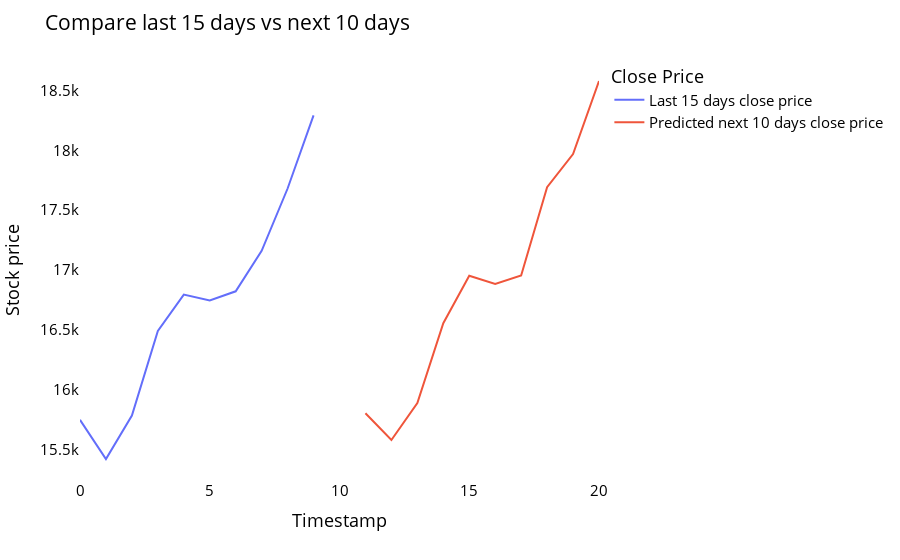

Source (notebook cell):
### Code cell
import copy

temp_mat = np.empty((len(last_days)+pred_days+1,1))
temp_mat[:] = np.nan
temp_mat = temp_mat.reshape(1,-1).tolist()[0]

last_original_days_value = copy.deepcopy(temp_mat)
next_predicted_days_value = copy.deepcopy(temp_mat)

last_original_days_value[0:time_step+1] = scaler.inverse_transform(closedf[len(closedf)-time_step:]).reshape(1,-1).tolist()[0]
next_predicted_days_value[time_step+1:] = scaler.inverse_transform(np.array(lst_output).reshape(-1,1)).reshape(1,-1).tolist()[0]
last_original_days_value.append(None)
names = cycle(['Last 15 days close price','Predicted next 10 days close price'])

new_pred_plot = pd.DataFrame({
    'last_original_days_value':last_original_days_value,
    'next_predicted_days_value':next_predicted_days_value
})

fig = px.line(new_pred_plot,x=new_pred_plot.index, y=[new_pred_plot['last_original_days_value'],
                                                      new_pred_plot['next_predicted_days_value']],
              labels={'value': 'Stock price','index': 'Timestamp'})
fig.update_layout(title_text='Compare last 15 days vs next 10 days',
                  plot_bgcolor='white', font_size=15, font_color='black',legend_title_text='Close Price')
fig.for_each_trace(lambda t:  t.update(name = next(names)))

fig.update_xaxes(showgrid=False)
fig.update_yaxes(showgrid=False)
fig.show()

### Figure 1 — Plotly figure (JSON) as saved in the notebook; plotly's stock layout.template omitted (floating-point values rounded to 4 significant figures)
{"data": [{"hovertemplate": "variable=last_original_days_value<br>Timestamp=%{x}<br>Stock price=%{y}<extra></extra>", "legendgroup": "last_original_days_value", "line": {"color": "#636efa", "dash": "solid"}, "marker": {"symbol": "circle"}, "mode": "lines", "name": "Last 15 days close price", "orientation": "v", "showlegend": true, "type": "scatter", "x": [0, 1, 2, 3, 4, 5, 6, 7, 8, 9, 10, 11, 12, 13, 14, 15, 16, 17, 18, 19, 20], "xaxis": "x", "y": [15750.0, 15430.0, 15790.0, 16490.0, 16800.0, 16750.0, 16820.0, 17160.0, 17680.0, 18290.0, null, null, null, null, null, null, null, null, null, null, null], "yaxis": "y"}, {"hovertemplate": "variable=next_predicted_days_value<br>Timestamp=%{x}<br>Stock price=%{y}<extra></extra>", "legendgroup": "next_predicted_days_value", "line": {"color": "#EF553B", "dash": "solid"}, "marker": {"symbol": "circle"}, "mode": "lines", "name": "Predicted next 10 days close price", "orientation": "v", "showlegend": true, "type": "scatter", "x": [0, 1, 2, 3, 4, 5, 6, 7, 8, 9, 10, 11, 12, 13, 14, 15, 16, 17, 18, 19, 20], "xaxis": "x", "y": [null, null, null, null, null, null, null, null, null, null, null, 15810.0, 15580.0, 15890.0, 16560.0, 16950.0, 16880.0, 16960.0, 17690.0, 17970.0, 18580.0], "yaxis": "y"}], "layout": {"font": {"color": "black", "size": 15}, "legend": {"title": {"text": "Close Price"}, "tracegroupgap": 0}, "margin": {"t": 60}, "plot_bgcolor": "white", "title": {"text": "Compare last 15 days vs next 10 days"}, "xaxis": {"anchor": "y", "domain": [0, 1], "showgrid": false, "title": {"text": "Timestamp"}}, "yaxis": {"anchor": "x", "domain": [0, 1], "showgrid": false, "title": {"text": "Stock price"}}}}
